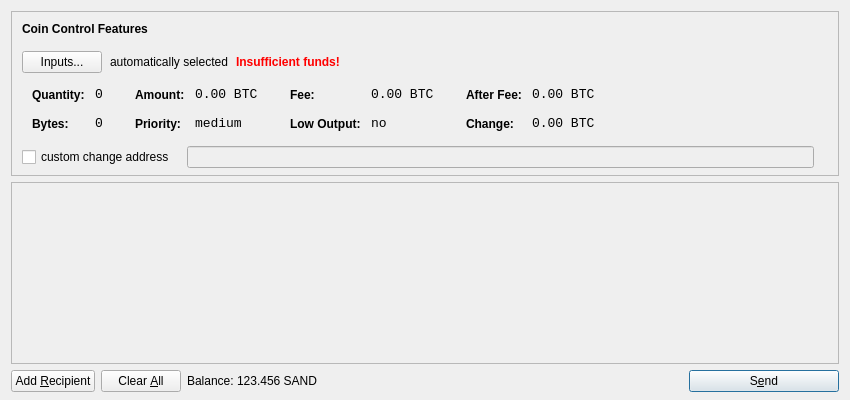
<?xml version="1.0" encoding="UTF-8"?>
<ui version="4.0">
 <class>SendCoinsDialog</class>
 <widget class="QDialog" name="SendCoinsDialog">
  <property name="geometry">
   <rect>
    <x>0</x>
    <y>0</y>
    <width>850</width>
    <height>400</height>
   </rect>
  </property>
  <property name="windowTitle">
   <string>Send Coins</string>
  </property>
  <layout class="QVBoxLayout" name="verticalLayout" stretch="0,1,0">
   <property name="bottomMargin">
    <number>8</number>
   </property>
   <item>
    <widget class="QFrame" name="frameCoinControl">
     <property name="sizePolicy">
      <sizepolicy hsizetype="Expanding" vsizetype="Expanding">
       <horstretch>0</horstretch>
       <verstretch>0</verstretch>
      </sizepolicy>
     </property>
     <property name="maximumSize">
      <size>
       <width>16777215</width>
       <height>16777215</height>
      </size>
     </property>
     <property name="frameShape">
      <enum>QFrame::StyledPanel</enum>
     </property>
     <property name="frameShadow">
      <enum>QFrame::Sunken</enum>
     </property>
     <layout class="QVBoxLayout" name="verticalLayoutCoinControl2">
      <property name="spacing">
       <number>-1</number>
      </property>
      <property name="leftMargin">
       <number>0</number>
      </property>
      <property name="topMargin">
       <number>0</number>
      </property>
      <property name="rightMargin">
       <number>0</number>
      </property>
      <property name="bottomMargin">
       <number>6</number>
      </property>
      <item>
       <layout class="QVBoxLayout" name="verticalLayoutCoinControl" stretch="0,0,0,0,1">
        <property name="spacing">
         <number>0</number>
        </property>
        <property name="leftMargin">
         <number>10</number>
        </property>
        <property name="topMargin">
         <number>10</number>
        </property>
        <item>
         <layout class="QHBoxLayout" name="horizontalLayoutCoinControl1">
          <property name="bottomMargin">
           <number>15</number>
          </property>
          <item>
           <widget class="QLabel" name="labelCoinControlFeatures">
            <property name="sizePolicy">
             <sizepolicy hsizetype="Preferred" vsizetype="Maximum">
              <horstretch>0</horstretch>
              <verstretch>0</verstretch>
             </sizepolicy>
            </property>
            <property name="font">
             <font>
              <weight>75</weight>
              <bold>true</bold>
             </font>
            </property>
            <property name="styleSheet">
             <string notr="true">font-weight:bold;</string>
            </property>
            <property name="text">
             <string>Coin Control Features</string>
            </property>
           </widget>
          </item>
         </layout>
        </item>
        <item>
         <layout class="QHBoxLayout" name="horizontalLayoutCoinControl2" stretch="0,0,0,0">
          <property name="spacing">
           <number>8</number>
          </property>
          <property name="bottomMargin">
           <number>10</number>
          </property>
          <item>
           <widget class="QPushButton" name="pushButtonCoinControl">
            <property name="styleSheet">
             <string notr="true"/>
            </property>
            <property name="text">
             <string>Inputs...</string>
            </property>
           </widget>
          </item>
          <item>
           <widget class="QLabel" name="labelCoinControlAutomaticallySelected">
            <property name="text">
             <string>automatically selected</string>
            </property>
            <property name="margin">
             <number>5</number>
            </property>
           </widget>
          </item>
          <item>
           <widget class="QLabel" name="labelCoinControlInsuffFunds">
            <property name="font">
             <font>
              <weight>75</weight>
              <bold>true</bold>
             </font>
            </property>
            <property name="styleSheet">
             <string notr="true">color:red;font-weight:bold;</string>
            </property>
            <property name="text">
             <string>Insufficient funds!</string>
            </property>
            <property name="margin">
             <number>5</number>
            </property>
           </widget>
          </item>
          <item>
           <spacer name="horizontalSpacerCoinControl">
            <property name="orientation">
             <enum>Qt::Horizontal</enum>
            </property>
            <property name="sizeHint" stdset="0">
             <size>
              <width>40</width>
              <height>1</height>
             </size>
            </property>
           </spacer>
          </item>
         </layout>
        </item>
        <item>
         <widget class="QWidget" name="widgetCoinControl" native="true">
          <property name="sizePolicy">
           <sizepolicy hsizetype="Preferred" vsizetype="Preferred">
            <horstretch>0</horstretch>
            <verstretch>0</verstretch>
           </sizepolicy>
          </property>
          <property name="minimumSize">
           <size>
            <width>0</width>
            <height>0</height>
           </size>
          </property>
          <property name="styleSheet">
           <string notr="true"/>
          </property>
          <layout class="QHBoxLayout" name="horizontalLayoutCoinControl5">
           <property name="margin">
            <number>0</number>
           </property>
           <item>
            <layout class="QHBoxLayout" name="horizontalLayoutCoinControl3" stretch="0,0,0,1">
             <property name="spacing">
              <number>20</number>
             </property>
             <property name="topMargin">
              <number>0</number>
             </property>
             <property name="bottomMargin">
              <number>10</number>
             </property>
             <item>
              <layout class="QFormLayout" name="formLayoutCoinControl1">
               <property name="horizontalSpacing">
                <number>10</number>
               </property>
               <property name="verticalSpacing">
                <number>14</number>
               </property>
               <property name="leftMargin">
                <number>10</number>
               </property>
               <property name="topMargin">
                <number>4</number>
               </property>
               <property name="rightMargin">
                <number>6</number>
               </property>
               <item row="0" column="0">
                <widget class="QLabel" name="labelCoinControlQuantityText">
                 <property name="styleSheet">
                  <string notr="true">font-weight:bold;</string>
                 </property>
                 <property name="text">
                  <string>Quantity:</string>
                 </property>
                 <property name="margin">
                  <number>0</number>
                 </property>
                </widget>
               </item>
               <item row="0" column="1">
                <widget class="QLabel" name="labelCoinControlQuantity">
                 <property name="font">
                  <font>
                   <family>Monospace</family>
                   <pointsize>10</pointsize>
                  </font>
                 </property>
                 <property name="cursor">
                  <cursorShape>IBeamCursor</cursorShape>
                 </property>
                 <property name="contextMenuPolicy">
                  <enum>Qt::ActionsContextMenu</enum>
                 </property>
                 <property name="text">
                  <string notr="true">0</string>
                 </property>
                 <property name="margin">
                  <number>0</number>
                 </property>
                 <property name="textInteractionFlags">
                  <set>Qt::LinksAccessibleByMouse|Qt::TextSelectableByKeyboard|Qt::TextSelectableByMouse</set>
                 </property>
                </widget>
               </item>
               <item row="1" column="0">
                <widget class="QLabel" name="labelCoinControlBytesText">
                 <property name="styleSheet">
                  <string notr="true">font-weight:bold;</string>
                 </property>
                 <property name="text">
                  <string>Bytes:</string>
                 </property>
                </widget>
               </item>
               <item row="1" column="1">
                <widget class="QLabel" name="labelCoinControlBytes">
                 <property name="font">
                  <font>
                   <family>Monospace</family>
                   <pointsize>10</pointsize>
                  </font>
                 </property>
                 <property name="cursor">
                  <cursorShape>IBeamCursor</cursorShape>
                 </property>
                 <property name="contextMenuPolicy">
                  <enum>Qt::ActionsContextMenu</enum>
                 </property>
                 <property name="text">
                  <string notr="true">0</string>
                 </property>
                 <property name="textInteractionFlags">
                  <set>Qt::LinksAccessibleByMouse|Qt::TextSelectableByKeyboard|Qt::TextSelectableByMouse</set>
                 </property>
                </widget>
               </item>
              </layout>
             </item>
             <item>
              <layout class="QFormLayout" name="formLayoutCoinControl2">
               <property name="horizontalSpacing">
                <number>10</number>
               </property>
               <property name="verticalSpacing">
                <number>14</number>
               </property>
               <property name="leftMargin">
                <number>6</number>
               </property>
               <property name="topMargin">
                <number>4</number>
               </property>
               <property name="rightMargin">
                <number>6</number>
               </property>
               <item row="0" column="0">
                <widget class="QLabel" name="labelCoinControlAmountText">
                 <property name="styleSheet">
                  <string notr="true">font-weight:bold;</string>
                 </property>
                 <property name="text">
                  <string>Amount:</string>
                 </property>
                 <property name="margin">
                  <number>0</number>
                 </property>
                </widget>
               </item>
               <item row="0" column="1">
                <widget class="QLabel" name="labelCoinControlAmount">
                 <property name="font">
                  <font>
                   <family>Monospace</family>
                   <pointsize>10</pointsize>
                  </font>
                 </property>
                 <property name="cursor">
                  <cursorShape>IBeamCursor</cursorShape>
                 </property>
                 <property name="contextMenuPolicy">
                  <enum>Qt::ActionsContextMenu</enum>
                 </property>
                 <property name="text">
                  <string notr="true">0.00 BTC</string>
                 </property>
                 <property name="textInteractionFlags">
                  <set>Qt::LinksAccessibleByMouse|Qt::TextSelectableByKeyboard|Qt::TextSelectableByMouse</set>
                 </property>
                </widget>
               </item>
               <item row="1" column="0">
                <widget class="QLabel" name="labelCoinControlPriorityText">
                 <property name="styleSheet">
                  <string notr="true">font-weight:bold;</string>
                 </property>
                 <property name="text">
                  <string>Priority:</string>
                 </property>
                </widget>
               </item>
               <item row="1" column="1">
                <widget class="QLabel" name="labelCoinControlPriority">
                 <property name="font">
                  <font>
                   <family>Monospace</family>
                   <pointsize>10</pointsize>
                  </font>
                 </property>
                 <property name="cursor">
                  <cursorShape>IBeamCursor</cursorShape>
                 </property>
                 <property name="contextMenuPolicy">
                  <enum>Qt::ActionsContextMenu</enum>
                 </property>
                 <property name="text">
                  <string>medium</string>
                 </property>
                 <property name="textInteractionFlags">
                  <set>Qt::LinksAccessibleByMouse|Qt::TextSelectableByKeyboard|Qt::TextSelectableByMouse</set>
                 </property>
                </widget>
               </item>
              </layout>
             </item>
             <item>
              <layout class="QFormLayout" name="formLayoutCoinControl3">
               <property name="horizontalSpacing">
                <number>10</number>
               </property>
               <property name="verticalSpacing">
                <number>14</number>
               </property>
               <property name="leftMargin">
                <number>6</number>
               </property>
               <property name="topMargin">
                <number>4</number>
               </property>
               <property name="rightMargin">
                <number>6</number>
               </property>
               <item row="0" column="0">
                <widget class="QLabel" name="labelCoinControlFeeText">
                 <property name="styleSheet">
                  <string notr="true">font-weight:bold;</string>
                 </property>
                 <property name="text">
                  <string>Fee:</string>
                 </property>
                 <property name="margin">
                  <number>0</number>
                 </property>
                </widget>
               </item>
               <item row="0" column="1">
                <widget class="QLabel" name="labelCoinControlFee">
                 <property name="font">
                  <font>
                   <family>Monospace</family>
                   <pointsize>10</pointsize>
                  </font>
                 </property>
                 <property name="cursor">
                  <cursorShape>IBeamCursor</cursorShape>
                 </property>
                 <property name="contextMenuPolicy">
                  <enum>Qt::ActionsContextMenu</enum>
                 </property>
                 <property name="text">
                  <string notr="true">0.00 BTC</string>
                 </property>
                 <property name="textInteractionFlags">
                  <set>Qt::LinksAccessibleByMouse|Qt::TextSelectableByKeyboard|Qt::TextSelectableByMouse</set>
                 </property>
                </widget>
               </item>
               <item row="1" column="0">
                <widget class="QLabel" name="labelCoinControlLowOutputText">
                 <property name="styleSheet">
                  <string notr="true">font-weight:bold;</string>
                 </property>
                 <property name="text">
                  <string>Low Output:</string>
                 </property>
                </widget>
               </item>
               <item row="1" column="1">
                <widget class="QLabel" name="labelCoinControlLowOutput">
                 <property name="font">
                  <font>
                   <family>Monospace</family>
                   <pointsize>10</pointsize>
                  </font>
                 </property>
                 <property name="cursor">
                  <cursorShape>IBeamCursor</cursorShape>
                 </property>
                 <property name="contextMenuPolicy">
                  <enum>Qt::ActionsContextMenu</enum>
                 </property>
                 <property name="text">
                  <string>no</string>
                 </property>
                 <property name="textInteractionFlags">
                  <set>Qt::LinksAccessibleByMouse|Qt::TextSelectableByKeyboard|Qt::TextSelectableByMouse</set>
                 </property>
                </widget>
               </item>
              </layout>
             </item>
             <item>
              <layout class="QFormLayout" name="formLayoutCoinControl4">
               <property name="horizontalSpacing">
                <number>10</number>
               </property>
               <property name="verticalSpacing">
                <number>14</number>
               </property>
               <property name="leftMargin">
                <number>6</number>
               </property>
               <property name="topMargin">
                <number>4</number>
               </property>
               <property name="rightMargin">
                <number>6</number>
               </property>
               <item row="0" column="0">
                <widget class="QLabel" name="labelCoinControlAfterFeeText">
                 <property name="styleSheet">
                  <string notr="true">font-weight:bold;</string>
                 </property>
                 <property name="text">
                  <string>After Fee:</string>
                 </property>
                 <property name="margin">
                  <number>0</number>
                 </property>
                </widget>
               </item>
               <item row="0" column="1">
                <widget class="QLabel" name="labelCoinControlAfterFee">
                 <property name="font">
                  <font>
                   <family>Monospace</family>
                   <pointsize>10</pointsize>
                  </font>
                 </property>
                 <property name="cursor">
                  <cursorShape>IBeamCursor</cursorShape>
                 </property>
                 <property name="contextMenuPolicy">
                  <enum>Qt::ActionsContextMenu</enum>
                 </property>
                 <property name="text">
                  <string notr="true">0.00 BTC</string>
                 </property>
                 <property name="textInteractionFlags">
                  <set>Qt::LinksAccessibleByMouse|Qt::TextSelectableByKeyboard|Qt::TextSelectableByMouse</set>
                 </property>
                </widget>
               </item>
               <item row="1" column="0">
                <widget class="QLabel" name="labelCoinControlChangeText">
                 <property name="styleSheet">
                  <string notr="true">font-weight:bold;</string>
                 </property>
                 <property name="text">
                  <string>Change:</string>
                 </property>
                </widget>
               </item>
               <item row="1" column="1">
                <widget class="QLabel" name="labelCoinControlChange">
                 <property name="font">
                  <font>
                   <family>Monospace</family>
                   <pointsize>10</pointsize>
                  </font>
                 </property>
                 <property name="cursor">
                  <cursorShape>IBeamCursor</cursorShape>
                 </property>
                 <property name="contextMenuPolicy">
                  <enum>Qt::ActionsContextMenu</enum>
                 </property>
                 <property name="text">
                  <string notr="true">0.00 BTC</string>
                 </property>
                 <property name="textInteractionFlags">
                  <set>Qt::LinksAccessibleByMouse|Qt::TextSelectableByKeyboard|Qt::TextSelectableByMouse</set>
                 </property>
                </widget>
               </item>
              </layout>
             </item>
            </layout>
           </item>
          </layout>
         </widget>
        </item>
        <item>
         <layout class="QHBoxLayout" name="horizontalLayoutCoinControl4" stretch="0,0,0">
          <property name="spacing">
           <number>12</number>
          </property>
          <property name="sizeConstraint">
           <enum>QLayout::SetDefaultConstraint</enum>
          </property>
          <property name="topMargin">
           <number>5</number>
          </property>
          <property name="rightMargin">
           <number>5</number>
          </property>
          <item>
           <widget class="QCheckBox" name="checkBoxCoinControlChange">
            <property name="text">
             <string>custom change address</string>
            </property>
           </widget>
          </item>
          <item>
           <widget class="QLineEdit" name="lineEditCoinControlChange">
            <property name="enabled">
             <bool>false</bool>
            </property>
            <property name="sizePolicy">
             <sizepolicy hsizetype="Expanding" vsizetype="Fixed">
              <horstretch>0</horstretch>
              <verstretch>0</verstretch>
             </sizepolicy>
            </property>
           </widget>
          </item>
          <item>
           <widget class="QLabel" name="labelCoinControlChangeLabel">
            <property name="sizePolicy">
             <sizepolicy hsizetype="Preferred" vsizetype="Expanding">
              <horstretch>0</horstretch>
              <verstretch>0</verstretch>
             </sizepolicy>
            </property>
            <property name="minimumSize">
             <size>
              <width>0</width>
              <height>0</height>
             </size>
            </property>
            <property name="text">
             <string/>
            </property>
            <property name="margin">
             <number>3</number>
            </property>
           </widget>
          </item>
         </layout>
        </item>
        <item>
         <spacer name="verticalSpacerCoinControl">
          <property name="orientation">
           <enum>Qt::Vertical</enum>
          </property>
          <property name="sizeHint" stdset="0">
           <size>
            <width>800</width>
            <height>1</height>
           </size>
          </property>
         </spacer>
        </item>
       </layout>
      </item>
     </layout>
    </widget>
   </item>
   <item>
    <widget class="QScrollArea" name="scrollArea">
     <property name="widgetResizable">
      <bool>true</bool>
     </property>
     <widget class="QWidget" name="scrollAreaWidgetContents">
      <property name="geometry">
       <rect>
        <x>0</x>
        <y>0</y>
        <width>830</width>
        <height>165</height>
       </rect>
      </property>
      <layout class="QVBoxLayout" name="verticalLayout_2">
       <property name="margin">
        <number>0</number>
       </property>
       <item>
        <layout class="QVBoxLayout" name="entries">
         <property name="spacing">
          <number>6</number>
         </property>
        </layout>
       </item>
       <item>
        <spacer name="verticalSpacer">
         <property name="orientation">
          <enum>Qt::Vertical</enum>
         </property>
         <property name="sizeHint" stdset="0">
          <size>
           <width>20</width>
           <height>40</height>
          </size>
         </property>
        </spacer>
       </item>
      </layout>
     </widget>
    </widget>
   </item>
   <item>
    <layout class="QHBoxLayout" name="horizontalLayout">
     <item>
      <widget class="QPushButton" name="addButton">
       <property name="toolTip">
        <string>Send to multiple recipients at once</string>
       </property>
       <property name="text">
        <string>Add &amp;Recipient</string>
       </property>
       <property name="icon">
        <iconset resource="../bitcoin.qrc">
         <normaloff>:/icons/add</normaloff>:/icons/add</iconset>
       </property>
       <property name="autoDefault">
        <bool>false</bool>
       </property>
      </widget>
     </item>
     <item>
      <widget class="QPushButton" name="clearButton">
       <property name="sizePolicy">
        <sizepolicy hsizetype="Minimum" vsizetype="Fixed">
         <horstretch>0</horstretch>
         <verstretch>0</verstretch>
        </sizepolicy>
       </property>
       <property name="toolTip">
        <string>Remove all transaction fields</string>
       </property>
       <property name="text">
        <string>Clear &amp;All</string>
       </property>
       <property name="icon">
        <iconset resource="../bitcoin.qrc">
         <normaloff>:/icons/remove</normaloff>:/icons/remove</iconset>
       </property>
       <property name="autoRepeatDelay">
        <number>300</number>
       </property>
       <property name="autoDefault">
        <bool>false</bool>
       </property>
      </widget>
     </item>
     <item>
      <layout class="QHBoxLayout" name="horizontalLayout_2">
       <property name="spacing">
        <number>3</number>
       </property>
       <item>
        <widget class="QLabel" name="label">
         <property name="text">
          <string>Balance:</string>
         </property>
        </widget>
       </item>
       <item>
        <widget class="QLabel" name="labelBalance">
         <property name="cursor">
          <cursorShape>IBeamCursor</cursorShape>
         </property>
         <property name="text">
          <string>123.456 SAND</string>
         </property>
         <property name="textInteractionFlags">
          <set>Qt::LinksAccessibleByMouse|Qt::TextSelectableByKeyboard|Qt::TextSelectableByMouse</set>
         </property>
        </widget>
       </item>
      </layout>
     </item>
     <item>
      <spacer name="horizontalSpacer">
       <property name="orientation">
        <enum>Qt::Horizontal</enum>
       </property>
       <property name="sizeHint" stdset="0">
        <size>
         <width>40</width>
         <height>20</height>
        </size>
       </property>
      </spacer>
     </item>
     <item>
      <widget class="QPushButton" name="sendButton">
       <property name="minimumSize">
        <size>
         <width>150</width>
         <height>0</height>
        </size>
       </property>
       <property name="toolTip">
        <string>Confirm the send action</string>
       </property>
       <property name="text">
        <string>S&amp;end</string>
       </property>
       <property name="icon">
        <iconset resource="../bitcoin.qrc">
         <normaloff>:/icons/send</normaloff>:/icons/send</iconset>
       </property>
       <property name="default">
        <bool>true</bool>
       </property>
      </widget>
     </item>
    </layout>
   </item>
  </layout>
 </widget>
 <resources>
  <include location="../bitcoin.qrc"/>
 </resources>
 <connections/>
</ui>
